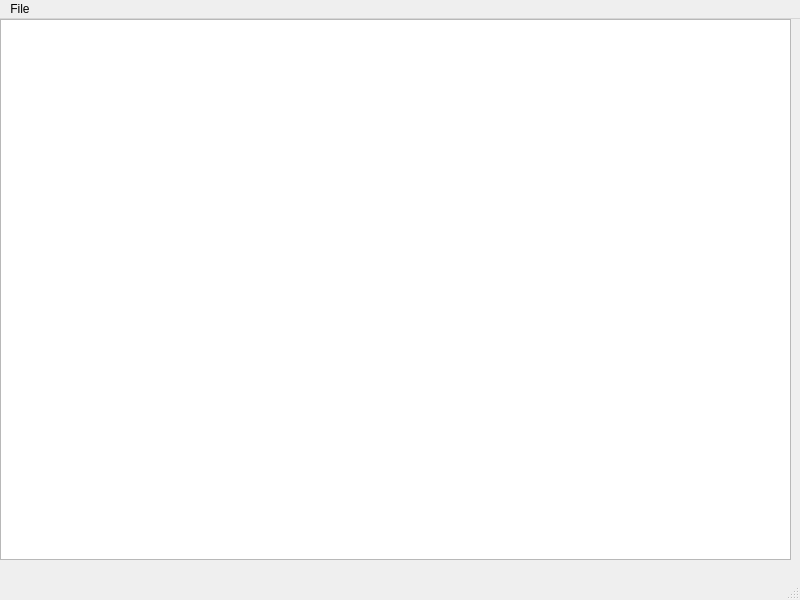
<?xml version="1.0" encoding="UTF-8"?>
<ui version="4.0">
 <class>MainWindow</class>
 <widget class="QMainWindow" name="MainWindow">
  <property name="geometry">
   <rect>
    <x>0</x>
    <y>0</y>
    <width>800</width>
    <height>600</height>
   </rect>
  </property>
  <property name="windowTitle">
   <string>MainWindow</string>
  </property>
  <widget class="QWidget" name="centralwidget">
   <widget class="QWidget" name="verticalLayoutWidget">
    <property name="geometry">
     <rect>
      <x>0</x>
      <y>0</y>
      <width>791</width>
      <height>541</height>
     </rect>
    </property>
    <layout class="QVBoxLayout" name="verticalLayout">
     <item>
      <widget class="QListWidget" name="listWidget"/>
     </item>
    </layout>
   </widget>
  </widget>
  <widget class="QMenuBar" name="menubar">
   <property name="geometry">
    <rect>
     <x>0</x>
     <y>0</y>
     <width>800</width>
     <height>26</height>
    </rect>
   </property>
   <widget class="QMenu" name="menuFile">
    <property name="title">
     <string>File</string>
    </property>
    <addaction name="actionQuit"/>
   </widget>
   <addaction name="menuFile"/>
  </widget>
  <widget class="QStatusBar" name="statusbar"/>
  <action name="actionQuit">
   <property name="text">
    <string>Quit</string>
   </property>
  </action>
 </widget>
 <resources/>
 <connections/>
</ui>
